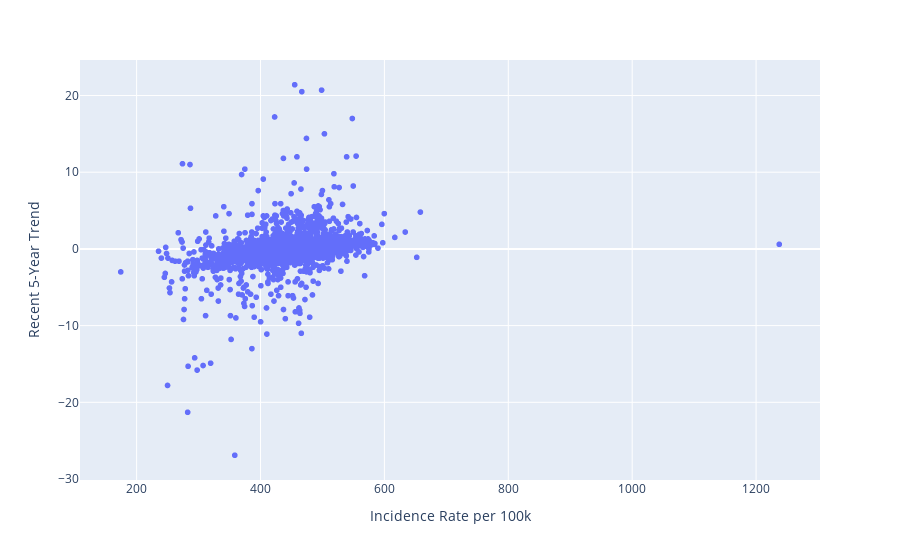

Write notebook code for a chart like this one.
### Markdown cell above
# Cancer EDA

### Code cell
cancer_df = get_cancer_data()
fig = px.scatter(
    cancer_df, 
    x='Incidence Rate per 100k', 
    y='Recent 5-Year Trend', 
    hover_name='County', 
)
fig.show()

### Figure 1 — Plotly figure (JSON) as saved in the notebook; plotly's stock layout.template omitted (floating-point values rounded to 4 significant figures; data arrays with more than 128 entries replaced by an {"elided": "..."} marker saying what was removed)
{"data": [{"hovertemplate": "<b>%{hovertext}</b><br><br>Incidence Rate per 100k=%{x}<br>Recent 5-Year Trend=%{y}<extra></extra>", "hovertext": {"elided": "2662 str values"}, "legendgroup": "", "marker": {"color": "#636efa", "symbol": "circle"}, "mode": "markers", "name": "", "showlegend": false, "type": "scattergl", "x": {"elided": "2662 float values"}, "xaxis": "x", "y": {"elided": "2662 float values"}, "yaxis": "y"}], "layout": {"legend": {"tracegroupgap": 0}, "margin": {"t": 60}, "xaxis": {"anchor": "y", "domain": [0, 1], "title": {"text": "Incidence Rate per 100k"}}, "yaxis": {"anchor": "x", "domain": [0, 1], "title": {"text": "Recent 5-Year Trend"}}}}
